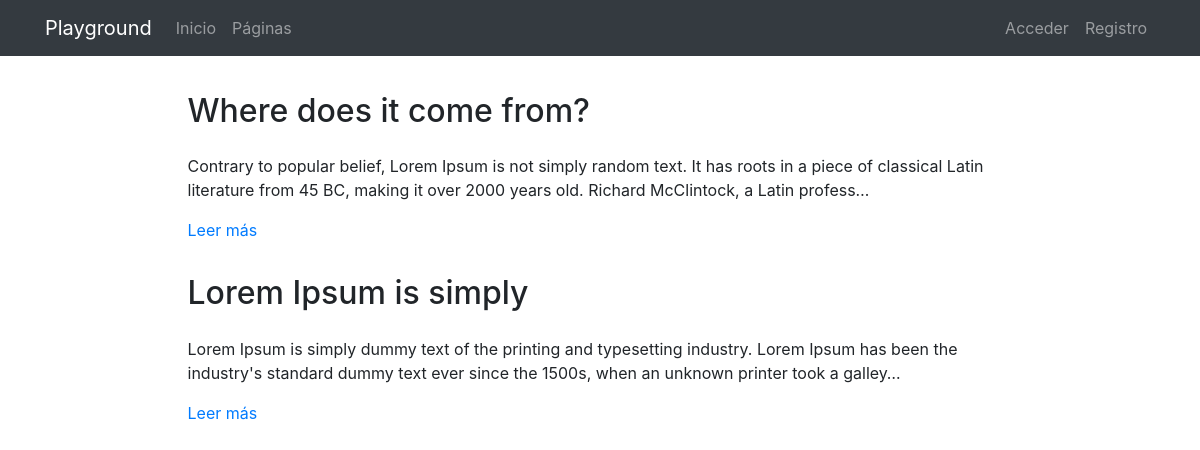
The page /pages/ on the database its author committed.
### pages/models.py (models this page shows, shortened)
class Page(models.Model):
    title = models.CharField(verbose_name="Título", max_length=200)
    content = RichTextField(verbose_name="Contenido")
    order = models.SmallIntegerField(verbose_name="Orden", default=0)
    created = models.DateTimeField(auto_now_add=True, verbose_name="Fecha de creación")
    updated = models.DateTimeField(auto_now=True, verbose_name="Fecha de edición")
    class Meta:
        verbose_name = "página"
        verbose_name_plural = "páginas"
        ordering = ['order', 'title']

### pages/views.py (the view)
# urls.py: path('', PagesListView.as_view(), name='pages'),
class PagesListView(ListView):
    model = Page

### pages/templates/pages/page_list.html (shortened to what this page needs)
{% extends 'core/base.html' %}
{% load static %}
{% block content %}
{% include 'pages/includes/page_menu.html' %}
<main role="main">
  <div class="container mb-4">
    {% for page in page_list|dictsort:'id' reversed %}
      <div class="row mt-3">
        <div class="col-md-9 mx-auto">
          <h2 class="mb-4">{{page.title}}</h2>
          <div>
            <p>{{page.content|striptags|safe|truncatechars:"200"}}</p>
            <p><a href="{% url 'pages:page' page.id page.title|slugify %}">Leer más</a>
            </p>
          </div>
        </div>
      </div>
    {% endfor %}
  </div>
</main>
{% endblock %}

### core/templates/core/base.html (shortened to what this page needs)
<!DOCTYPE html>
<html lang="es">
  <head>
    {% load static %}
    {% load i18n %}
    <link href="{% static 'core/vendor/bootstrap/css/bootstrap.min.css' %}" rel="stylesheet">
    <link href="{% static 'core/vendor/font-awesome/css/font-awesome.min.css' %}" rel="stylesheet" type="text/css">
    <link href="{% static 'core/css/main.css' %}" rel="stylesheet">
  </head>
  <body>
    <body>
      <nav class="navbar navbar-expand-lg navbar-dark bg-dark">
        <div class="container">
          <a class="navbar-brand" href="{% url 'home' %}">Playground</a>
          <div class="collapse navbar-collapse" id="ned">
            <ul class="navbar-nav mr-auto">
              <li class="nav-item">
                <a class="nav-link" href="{% url 'home' %}">Inicio</a>
              </li>
              <li class="nav-item">
                <a class="nav-link" href="{% url 'pages:pages' %}">Páginas</a>
              </li>
            </ul>
            <ul class="navbar-nav">
              {% if not request.user.is_authenticated %}
                <li class="nav-item">
                  <a class="nav-link" href="{% url 'login' %}">Acceder</a>
                </li>
                <li class="nav-item">
                  <a class="nav-link" href="{% url 'signup' %}">Registro</a>
                </li>
              {% endif %}
            </ul>
          </div>
        </div>
      </nav>
      {% block content %}{% endblock %}
  </body>
</html>

### pages/templates/pages/includes/page_menu.html (shortened to what this page needs)
{% load static %}
<link href="{% static 'pages/css/custom_ckeditor.css' %}" rel="stylesheet">

### core/static/core/css/main.css (style rules this page uses)
main { padding-top: 20px; }
:root { --jumbotron-padding-y: 3rem; }

### rows shown on the page
Page: title "Where does it come from?", content "Contrary to popular belief, Lorem Ipsum is not simply random text. It has roots in a piece of classical Latin literature from 45 BC, making it over 2000 years old. Richard McClintock, a Latin profess…"
Page: title "Lorem Ipsum is simply", content "Lorem Ipsum is simply dummy text of the printing and typesetting industry. Lorem Ipsum has been the industry's standard dummy text ever since the 1500s, when an unknown printer took a galley…"
